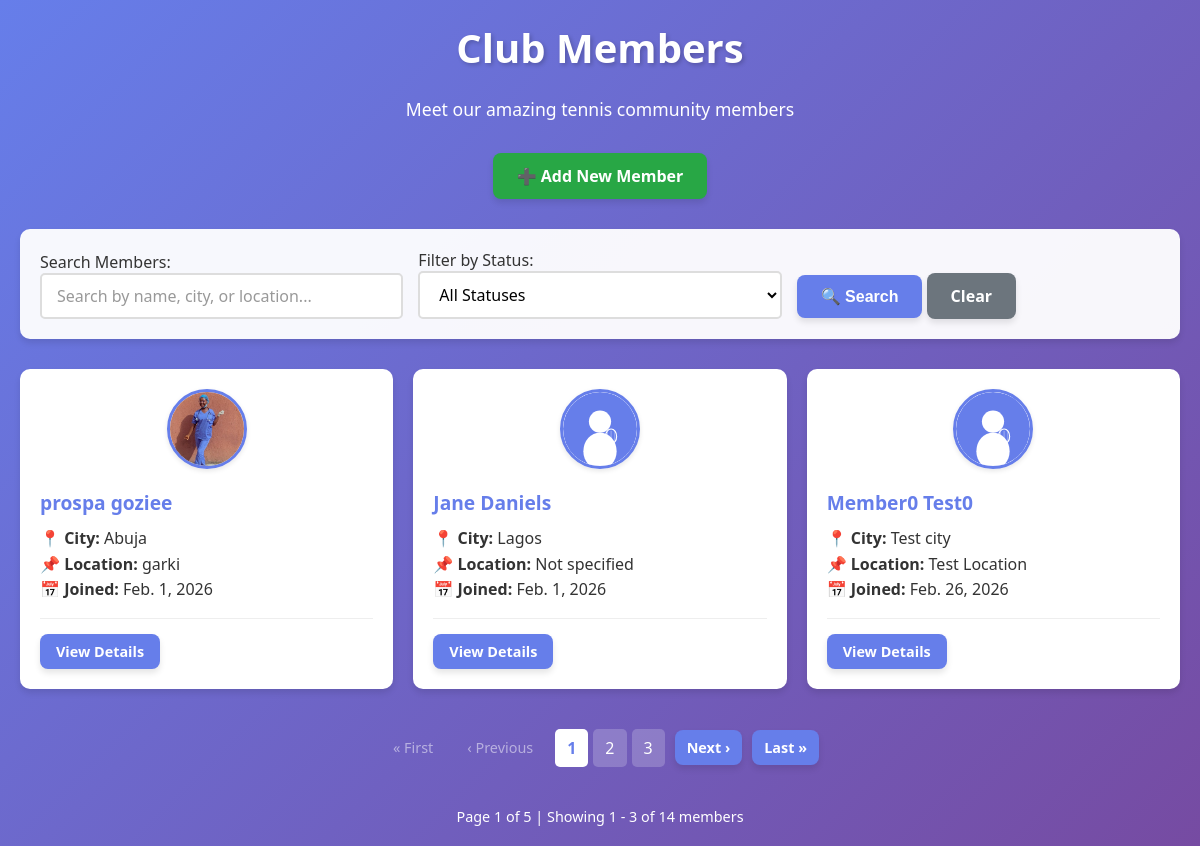
The page /members/ on the database its author committed.
### club/models.py (models this page shows, shortened)
class Names(models.Model):
   class Status(models.TextChoices):
      NOT_PLAYED = "NPL", "Not_Played"
      PLAYED = "PL", "Played"
   firstname = models.CharField(max_length=250, default='Unknown')
   lastname = models.CharField(max_length=250, default='Member')
   phoneNumber = models.CharField(max_length=15, default='000-000-0000')
   email = models.EmailField(unique=True, blank=True, null=True)
   slug = models.SlugField(max_length=500, unique=True, blank=True)
   city = models.CharField(max_length=250, default='Not specified')
   location = models.CharField(max_length=250, default='Not specified')
   date_joined = models.DateField(auto_now_add=True) #(auto_now_add=True) adds the date when an object is created
   date_updated = models.DateField(null=True) # (auto_now=True) updates the date when object is updated
   date_started = models.DateField(default=timezone.now) #(db_default=Now()) uses db computed value for the date, same purpose as doing the (default=timezone.now)
   status = models.CharField(
      max_length=4,
      choices=Status,
      default=Status.NOT_PLAYED
   )
   profile_picture = models.ImageField(
       upload_to=member_profile_picture_path,
       validators=[validate_image_file],
       blank=True,
       null=True,
       help_text='Upload a profile picture (JPG, PNG, GIF, WEBP - Max 5MB)'
   )
   class Metadata:
      ordering = ['-date_joined']
   def get_profile_picture_url(self):
      if self.profile_picture and hasattr(self.profile_picture, 'url'):
         return self.profile_picture.url
      return '/static/club/images/default_avatar.svg'

### club/views.py (the view, shortened to what this page needs)
# urls.py: path('members/', views.members, name='members'),
def members(request):
    mymembers = Names.objects.all()
    search_form = MemberSearchForm(request.GET)
    if search_form.is_valid():
        search_query = search_form.cleaned_data.get('search_query')
        status_filter = search_form.cleaned_data.get('status_filter')
        if status_filter:
            mymembers = mymembers.filter(status=status_filter)
    paginator = Paginator(mymembers, 3)
    page_number = request.GET.get('page', 1)
    page = paginator.page(page_number)
    return render(request, 'first.html', {
        'page': page,
        'search_form': search_form,
    })

### club/forms.py
class MemberSearchForm(forms.Form):
    search_query = forms.CharField(
        max_length=100,
        required=False,
        label='Search Members',
        widget=forms.TextInput(attrs={
            'class': 'form-input',
            'placeholder': 'Search by name, city, or location...',
        })
    )
    status_filter = forms.ChoiceField(
        choices=[
            ('', 'All Statuses'),
            ('PL', 'Played'),
            ('NPL', 'Not Played'),
        ],
        required=False,
        label='Filter by Status',
        widget=forms.Select(attrs={
            'class': 'form-select',
        })
    )

### club/templates/first.html (shortened to what this page needs)
{% extends "base.html" %}
{% block content %}
<div class="container">
    <h1>Club Members</h1>
    <p class="text-center text-white mb-3" style="font-size: 1.1rem;">
        Meet our amazing tennis community members
    </p>
    <div class="text-center mb-3">
        <a href="{% url 'club:create-member' %}" class="btn btn-success">➕ Add New Member</a>
    </div>
    <div class="search-form">
        <form method="GET" action="{% url 'club:members' %}">
            <div class="search-form-inline">
                <div class="form-group">
                    {{ search_form.search_query.label_tag }}
                    {{ search_form.search_query }}
                </div>
                <div class="form-group">
                    {{ search_form.status_filter.label_tag }}
                    {{ search_form.status_filter }}
                </div>
                <div class="form-group">
                    <button type="submit" class="btn">🔍 Search</button>
                    <a href="{% url 'club:members' %}" class="btn btn-secondary">Clear</a>
                </div>
            </div>
        </form>
    </div>
    <div class="grid grid-auto">
        {% for member in page %}
        <div class="member-card">
            <div class="member-card-image">
                <img src="{{ member.get_profile_picture_url }}"
                     alt="{{ member.firstname }} {{ member.lastname }}"
                     class="profile-picture-thumbnail">
            </div>
            <h3 class="member-name">{{ member.firstname }} {{ member.lastname }}</h3>
            <p><strong>📍 City:</strong> {{ member.city }}</p>
            <p><strong>📌 Location:</strong> {{ member.location }}</p>
            {% if member.date_joined %}
            <p><strong>📅 Joined:</strong> {{ member.date_joined }}</p>
            {% endif %}
            <div class="card-footer">
                <a href="{% url 'club:member-detail' member.slug %}" class="btn btn-small">View Details</a>
            </div>
        </div>
        {% empty %}
        <div class="white-box text-center" style="grid-column: 1 / -1;">
            <p style="font-size: 1.2rem; color: #666;">No members found. Be the first to join!</p>
        </div>
        {% endfor %}
    </div>
    {% include "pagination.html" %}
</div>
{% endblock %}

### club/templates/base.html (shortened to what this page needs)
{% load static %}
<!DOCTYPE html>
<html lang="en">
<head>
    <link rel="stylesheet" href="{% static 'club/css/style.css' %}">
</head>
<body>
    {% block content %}
    {% endblock %}
</body>
</html>

### club/templates/pagination.html
{% if page.has_other_pages %}
<div class="pagination">
    {% if page.has_previous %}
        <a href="?page=1" class="btn pagination-btn">« First</a>
        <a href="?page={{ page.previous_page_number }}" class="btn pagination-btn">‹ Previous</a>
    {% else %}
        <span class="pagination-disabled">« First</span>
        <span class="pagination-disabled">‹ Previous</span>
    {% endif %}
    <div class="pagination-numbers">
        {% for num in page.paginator.page_range %}
            {% if page.number == num %}
                <span class="pagination-current">{{ num }}</span>
            {% elif num > page.number|add:'-3' and num < page.number|add:'3' %}
                <a href="?page={{ num }}" class="pagination-number">{{ num }}</a>
            {% endif %}
        {% endfor %}
    </div>
    {% if page.has_next %}
        <a href="?page={{ page.next_page_number }}" class="btn pagination-btn">Next ›</a>
        <a href="?page={{ page.paginator.num_pages }}" class="btn pagination-btn">Last »</a>
    {% else %}
        <span class="pagination-disabled">Next ›</span>
        <span class="pagination-disabled">Last »</span>
    {% endif %}
</div>
<div class="pagination-info">
    Page {{ page.number }} of {{ page.paginator.num_pages }} |
    Showing {{ page.start_index }} - {{ page.end_index }} of {{ page.paginator.count }} members
</div>
{% endif %}

### club/static/club/css/style.css (style rules this page uses)
* { margin: 0; padding: 0; box-sizing: border-box; }
body { font-family: 'Segoe UI', Tahoma, Geneva, Verdana, sans-serif; background: linear-gradient(135deg, #667eea 0%, #764ba2 100%); min-height: 100vh; padding: 20px; color: #333; }
h1 { text-align: center; color: white; margin-bottom: 20px; font-size: 2.5rem; text-shadow: 2px 2px 4px rgba(0,0,0,0.2); }
h3 { color: #667eea; margin-bottom: 10px; }
p { line-height: 1.6; }
a { color: #667eea; text-decoration: none; transition: all 0.3s ease; }
.btn { display: inline-block; background: #667eea; color: white; padding: 12px 24px; text-decoration: none; border-radius: 8px; transition: all 0.3s ease; font-weight: 600; box-shadow: 0 4px 6px rgba(0,0,0,0.1); border: none; cursor: pointer; font-size: 1rem; }
.btn-secondary { background: #6c757d; }
.btn-success { background: #28a745; }
.btn-small { font-size: 0.9rem; padding: 8px 16px; }
.container { max-width: 1200px; margin: 0 auto; }
.grid { display: grid; gap: 20px; }
.grid-auto { grid-template-columns: repeat(auto-fill, minmax(300px, 1fr)); }
.card-footer { margin-top: 15px; padding-top: 15px; border-top: 1px solid #eee; }
.member-card { background: white; padding: 20px; border-radius: 10px; box-shadow: 0 4px 6px rgba(0,0,0,0.1); transition: transform 0.3s ease; }
.member-name { color: #667eea; margin-bottom: 10px; font-size: 1.2rem; }
.pagination { display: flex; justify-content: center; align-items: center; gap: 10px; margin: 40px 0; flex-wrap: wrap; }
.pagination-btn { padding: 8px 12px; font-size: 0.9rem; }
.pagination-disabled { padding: 8px 12px; color: rgba(255,255,255,0.5); font-size: 0.9rem; }
.pagination-numbers { display: flex; gap: 5px; align-items: center; }
.pagination-number { padding: 8px 12px; background: rgba(255,255,255,0.2); color: white; border-radius: 5px; text-decoration: none; transition: background 0.3s; }
.pagination-current { padding: 8px 12px; background: white; color: #667eea; border-radius: 5px; font-weight: bold; }
.pagination-info { text-align: center; color: white; font-size: 0.9rem; margin-top: 10px; }
.text-center { text-align: center; }
.text-white { color: white; }
.mb-3 { margin-bottom: 30px; }
.form-group { margin-bottom: 20px; }
.form-input, .form-select, .form-textarea { width: 100%; padding: 12px 15px; border: 2px solid #e0e0e0; border-radius: 8px; font-size: 1rem; font-family: inherit; transition: border-color 0.3s ease, box-shadow 0.3s ease; background: white; }
.form-input::placeholder { color: #999; }
.search-form { background: rgba(255, 255, 255, 0.95); padding: 20px; border-radius: 10px; margin-bottom: 30px; box-shadow: 0 4px 6px rgba(0,0,0,0.1); }
.search-form .form-group { margin-bottom: 15px; }
.search-form-inline { display: flex; gap: 15px; align-items: flex-end; flex-wrap: wrap; }
.search-form-inline .form-group { flex: 1; min-width: 200px; margin-bottom: 0; }
.form-input, .form-select { width: 100%; padding: 10px 15px; border: 2px solid #ddd; border-radius: 5px; font-size: 1rem; transition: border-color 0.3s, box-shadow 0.3s; }
.member-card-image { text-align: center; margin-bottom: 15px; }
.profile-picture-thumbnail { width: 80px; height: 80px; border-radius: 50%; object-fit: cover; border: 3px solid #667eea; box-shadow: 0 2px 5px rgba(0,0,0,0.1); }

### rows shown on the page
Names: get_profile_picture_url (picture), firstname "prospa", lastname "goziee", city "Abuja", location "garki", date_joined "Feb. 1, 2026"
Names: firstname "Jane", lastname "Daniels", city "Lagos", location "Not specified", date_joined "Feb. 1, 2026"
Names: firstname "Member0", lastname "Test0", city "Test city", location "Test Location", date_joined "Feb. 26, 2026"

### other values the page prints
{{ search_form.search_query.label_tag }} "Search Members:"
{{ search_form.status_filter.label_tag }} "Filter by Status:"
{{ num }} "1"
{{ num }} "2" "3"
{{ page.number }} "1"
{{ page.paginator.num_pages }} "5"
{{ page.start_index }} "1"
{{ page.end_index }} "3"
{{ page.paginator.count }} "14"
